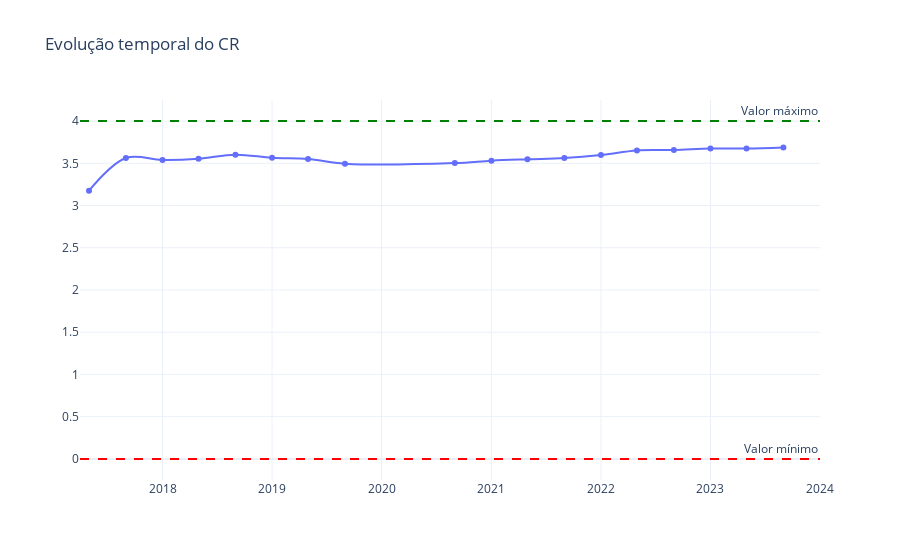

Notebook source saved alongside this figure:
### Code cell
fig_cr_series = go.Figure()
fig_cr_series.add_trace(go.Scatter(x=cr_series['Quadrimestre'], y=cr_series['CR'], line_shape='spline'))
fig_cr_series.add_hline(y=4, line_color='green', line_dash='dash', annotation_text='Valor máximo')
fig_cr_series.add_hline(y=0, line_color='red', line_dash='dash', annotation_text='Valor mínimo')
fig_cr_series.update_layout({'title': 'Evolução temporal do CR', 'yaxis_range': [-0.25, 4.25], 
                             'xaxis_range': ['2017-04-01', '2024-01-01']})
fig_cr_series.show()

### Figure 1 — Plotly figure (JSON) as saved in the notebook; plotly's stock layout.template omitted (floating-point values rounded to 4 significant figures)
{"data": [{"line": {"shape": "spline"}, "type": "scatter", "x": ["2017-05-01T00:00:00", "2017-09-01T00:00:00", "2018-01-01T00:00:00", "2018-05-01T00:00:00", "2018-09-01T00:00:00", "2019-01-01T00:00:00", "2019-05-01T00:00:00", "2019-09-01T00:00:00", "2020-09-01T00:00:00", "2021-01-01T00:00:00", "2021-05-01T00:00:00", "2021-09-01T00:00:00", "2022-01-01T00:00:00", "2022-05-01T00:00:00", "2022-09-01T00:00:00", "2023-01-01T00:00:00", "2023-05-01T00:00:00", "2023-09-01T00:00:00"], "y": [3.176, 3.562, 3.54, 3.554, 3.602, 3.566, 3.552, 3.496, 3.503, 3.531, 3.548, 3.562, 3.598, 3.653, 3.658, 3.675, 3.675, 3.687]}], "layout": {"annotations": [{"showarrow": false, "text": "Valor máximo", "x": 1, "xanchor": "right", "xref": "x domain", "y": 4, "yanchor": "bottom", "yref": "y"}, {"showarrow": false, "text": "Valor mínimo", "x": 1, "xanchor": "right", "xref": "x domain", "y": 0, "yanchor": "bottom", "yref": "y"}], "shapes": [{"line": {"color": "green", "dash": "dash"}, "type": "line", "x0": 0, "x1": 1, "xref": "x domain", "y0": 4, "y1": 4, "yref": "y"}, {"line": {"color": "red", "dash": "dash"}, "type": "line", "x0": 0, "x1": 1, "xref": "x domain", "y0": 0, "y1": 0, "yref": "y"}], "title": {"text": "Evolução temporal do CR"}, "xaxis": {"range": ["2017-04-01", "2024-01-01"]}, "yaxis": {"range": [-0.25, 4.25]}}}
